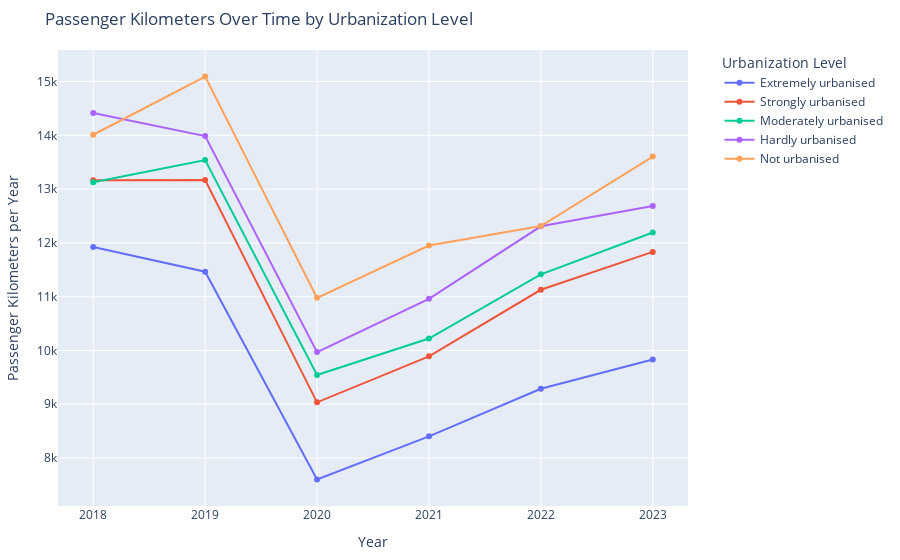

The notebook cell this image was saved under:
### Markdown cell above
# Analysis of Passenger Kilometers Across Different Urban Areas (2018–2023)

Passenger kilometers, representing the total distance travelled by passengers is a good metric for understanding overall travel behavior and mobility trends. Passenger kilometers changes give valuable insights into the pandemic's impact on people's mobility patterns. Different urbanization levels in this case: very urban, urban, semi-urban, and rural areas, may show different patterns due to variations in population density. The availability of transport modes and local restrictions could also impact the difference in travelled kilometers.

## Passenger Kilometers Over Time

The line chart reveals a sharp decline in passenger kilometers for all areas in 2020, aligning with the start of the pandemic. Highly urbanized areas experienced one of the most significant drops. This decrease reflects strict lockdowns, the rise of remote work, and health concerns that kept people at home.

By 2021, travel began to pick up again, but the recovery rates differed:

- In less urbanized areas with hardly and non-urbanized areas saw a quicker return to near-normal travel levels by 2022. This faster rebound might be due to greater reliance on personal vehicles, fewer restrictions, and lower population densities.

- In highly urbanized areas the recovery was slower, with 2023 levels still slightly below those of 2018. Ongoing remote work and lasting changes in lifestyle likely contributed to this slower return to pre-pandemic travel habits.


**Images because github is not able to handle plotly graphs** 
![image-2.png](attachment:image-2.png)
![image.png](attachment:image.png)

### Code cell
passenger_km_plot(data)

### Figure 1 — Plotly figure (JSON) as saved in the notebook; plotly's stock layout.template omitted (floating-point values rounded to 4 significant figures)
{"data": [{"hovertemplate": "Urbanization Level=Extremely urbanised<br>Year=%{x}<br>Passenger Kilometers per Year=%{y}<extra></extra>", "legendgroup": "Extremely urbanised", "line": {"color": "#636efa", "dash": "solid"}, "marker": {"symbol": "circle"}, "mode": "lines+markers", "name": "Extremely urbanised", "orientation": "v", "showlegend": true, "type": "scatter", "x": [2018, 2019, 2020, 2021, 2022, 2023], "xaxis": "x", "y": [11922, 11464, 7601, 8402, 9287, 9831], "yaxis": "y"}, {"hovertemplate": "Urbanization Level=Strongly urbanised<br>Year=%{x}<br>Passenger Kilometers per Year=%{y}<extra></extra>", "legendgroup": "Strongly urbanised", "line": {"color": "#EF553B", "dash": "solid"}, "marker": {"symbol": "circle"}, "mode": "lines+markers", "name": "Strongly urbanised", "orientation": "v", "showlegend": true, "type": "scatter", "x": [2018, 2019, 2020, 2021, 2022, 2023], "xaxis": "x", "y": [13165, 13168, 9035, 9890, 11128, 11832], "yaxis": "y"}, {"hovertemplate": "Urbanization Level=Moderately urbanised<br>Year=%{x}<br>Passenger Kilometers per Year=%{y}<extra></extra>", "legendgroup": "Moderately urbanised", "line": {"color": "#00cc96", "dash": "solid"}, "marker": {"symbol": "circle"}, "mode": "lines+markers", "name": "Moderately urbanised", "orientation": "v", "showlegend": true, "type": "scatter", "x": [2018, 2019, 2020, 2021, 2022, 2023], "xaxis": "x", "y": [13128, 13539, 9543, 10222, 11416, 12193], "yaxis": "y"}, {"hovertemplate": "Urbanization Level=Hardly urbanised<br>Year=%{x}<br>Passenger Kilometers per Year=%{y}<extra></extra>", "legendgroup": "Hardly urbanised", "line": {"color": "#ab63fa", "dash": "solid"}, "marker": {"symbol": "circle"}, "mode": "lines+markers", "name": "Hardly urbanised", "orientation": "v", "showlegend": true, "type": "scatter", "x": [2018, 2019, 2020, 2021, 2022, 2023], "xaxis": "x", "y": [14415, 13986, 9969, 10959, 12308, 12687], "yaxis": "y"}, {"hovertemplate": "Urbanization Level=Not urbanised<br>Year=%{x}<br>Passenger Kilometers per Year=%{y}<extra></extra>", "legendgroup": "Not urbanised", "line": {"color": "#FFA15A", "dash": "solid"}, "marker": {"symbol": "circle"}, "mode": "lines+markers", "name": "Not urbanised", "orientation": "v", "showlegend": true, "type": "scatter", "x": [2018, 2019, 2020, 2021, 2022, 2023], "xaxis": "x", "y": [14011, 15093, 10978, 11950, 12312, 13605], "yaxis": "y"}], "layout": {"legend": {"title": {"text": "Urbanization Level"}, "tracegroupgap": 0, "x": 1.05, "y": 1}, "margin": {"b": 50, "l": 50, "r": 50, "t": 50}, "title": {"text": "Passenger Kilometers Over Time by Urbanization Level"}, "xaxis": {"anchor": "y", "domain": [0, 1], "title": {"text": "Year"}}, "yaxis": {"anchor": "x", "domain": [0, 1], "title": {"text": "Passenger Kilometers per Year"}}}}
